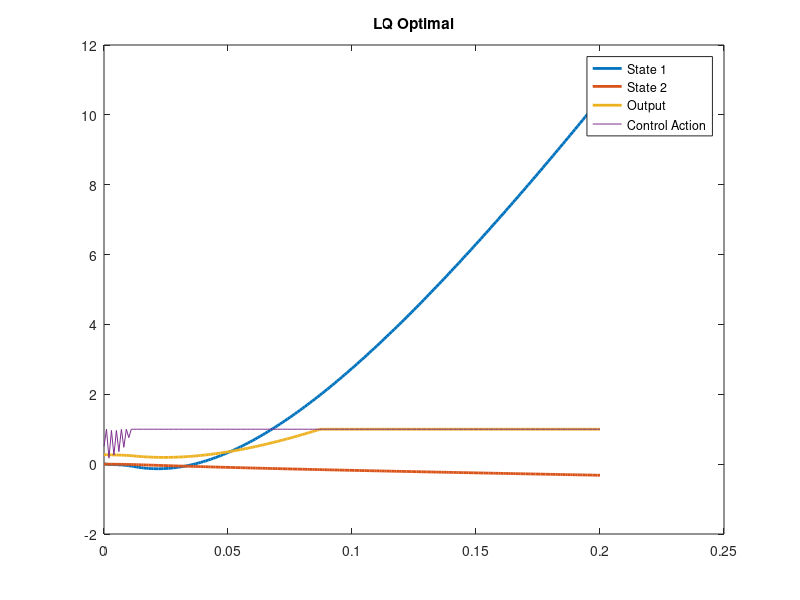

This chart was generated by the following MATLAB code:
clear
close all
clc
%% System
A = [0.9926 -0.5815;-0.0001 0.9931];
B = [-0.0407;-0.005];
C = [-0.4159 -0.5981];
D = 0.2128;

% A = [0.9867 -0.434 -0.1848; 0 1.0022 0.9991;0 0 0.997];
% B = [0.0453; 0.0002; 0];
% C = [-0.3702 -0.5350 0.5377];
% D = -0.2105;
z = size(A,1);
Ue = 0.5123 - 0.0098;
Ye = 0.7314-0.0019;
%% System check
obs =[];
con =[];
for n=1:z
    obs = [obs; C*A^(n-1)];
    con = [con A^(n-1)*B];
end
if rank(obs) ~= z
    error('System not Observable')
elseif rank(con) ~= z
    error('System not Controllable')
end
%% LQ settings
Q1 = 10000;
Q2 = 1;
Q3 = 1;
Q4 = 1;
Q5 = 1;
R = 4000000000000;
Q = [Q1 0 0 0 0;0 Q2 0 0 0;0 0 Q3 0 0;0 0 0 Q4 0; 0 0 0 0 Q5];
Q = Q(1:z,1:z);
%% LQ calculation
H = [A -B*R^-1*B'; -Q -A'];
[Ev, Dv] = eig(H);
[n,n] = size(A);
Z = [];
for j=1:2*n;
if real(Dv(j,j))<0;Z=[Z Ev(:,j)];end;
end;
T11=Z(1:n,:);T21=Z(n+1:2*n,:);
P=T21*T11^(-1);
F_lq = R^-1*B'*P
%% Linear Simulation LQ Optimal
% Settings
t = 0.2;
h = 0.001;
% Initials
u(1) = 0;
Xt(:,1) = [0.0032;0;0;0;0];
X(:,1) = Xt(1:z,1);
Y(1) = C*X(:,1) + u;
% Simulation
T(1) = 0;
for i=1:1:t/h
    X(:,i+1) = A*X(:,i) + B*u(i);
    Y(i+1) = C*X(:,i+1);
    if 1-Y(i+1)-Ye >= 1
        Y(i+1) = -Ye;
    elseif 1-Y(i+1)-Ye <= 0
        Y(i+1) = 1-Ye;
    end
    u(i+1) = -F_lq * X(:,i+1);
    if u(i+1)+Ue > 1
        u(i+1) = 1 - Ue;
    elseif u(i+1)+Ue<0
        u(i+1) = -Ue;
    end
    T(i+1) = T(i) + h;
end
% Plot
figure(1)
plot(T,X(1,:),'linewidth',2)
hold on
for n=2:z
    plot(T,X(z,:),'linewidth',2)
end
plot(T,1-Y-Ye,'linewidth',2)
plot(T,u+Ue)
legend('State 1','State 2','Output','Control Action')
title('LQ Optimal')
Y(1) + Ye
% %% Linear Simulation Poleplacement controller
% F_pp = [0.0411 -3.4828]*1e6;
% % Simulation
% sysLQ = ss(A-B*F_pp,B,zeros(size(A)),0);
% [Y,T,X] = lsim(sysLQ,U,T,X0);
% % Plot
% plot(T,X(:,1),'linewidth',2)
% plot(T,X(:,2),'linewidth',2)
